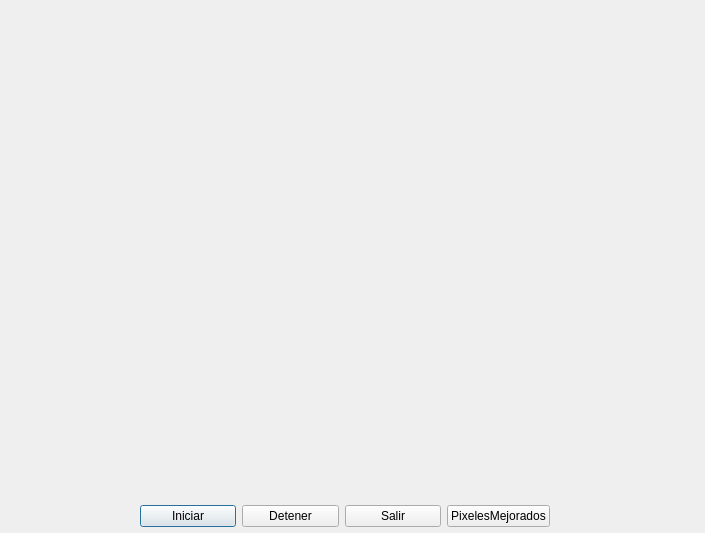
<?xml version="1.0" encoding="UTF-8"?>
<ui version="4.0">
 <class>Dialog</class>
 <widget class="QDialog" name="Dialog">
  <property name="geometry">
   <rect>
    <x>0</x>
    <y>0</y>
    <width>705</width>
    <height>533</height>
   </rect>
  </property>
  <property name="windowTitle">
   <string>Dialog</string>
  </property>
  <widget class="QWidget" name="layoutWidget">
   <property name="geometry">
    <rect>
     <x>140</x>
     <y>500</y>
     <width>410</width>
     <height>32</height>
    </rect>
   </property>
   <layout class="QHBoxLayout" name="horizontalLayout">
    <item>
     <widget class="QPushButton" name="pushButton">
      <property name="text">
       <string>Iniciar</string>
      </property>
     </widget>
    </item>
    <item>
     <widget class="QPushButton" name="pushButton_2">
      <property name="text">
       <string>Detener</string>
      </property>
     </widget>
    </item>
    <item>
     <widget class="QPushButton" name="pushButton_3">
      <property name="text">
       <string>Salir</string>
      </property>
     </widget>
    </item>
    <item>
     <widget class="QPushButton" name="pushButton_4">
      <property name="text">
       <string>PixelesMejorados</string>
      </property>
     </widget>
    </item>
   </layout>
  </widget>
 </widget>
 <resources/>
 <connections/>
</ui>
